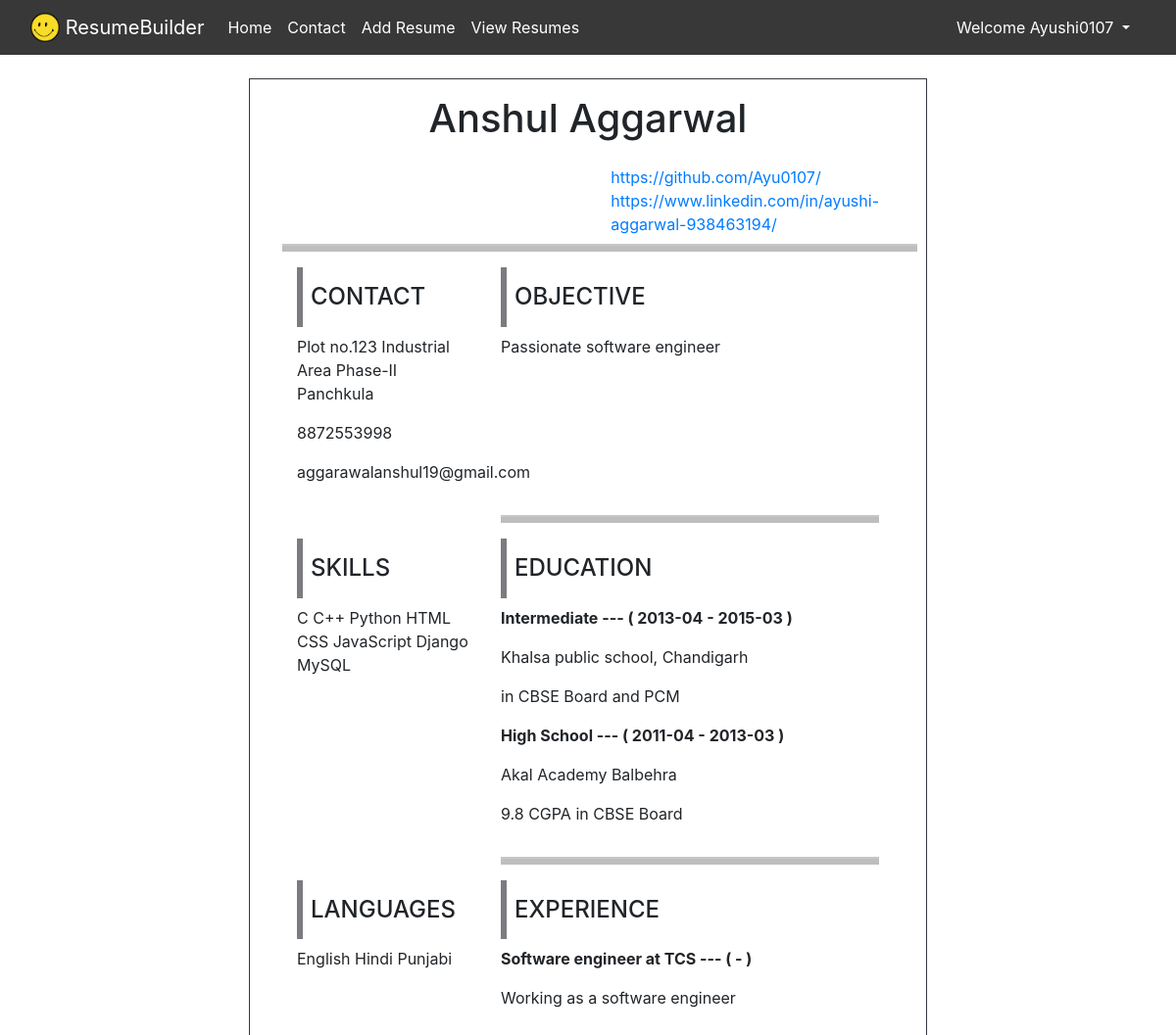
/2/ (signed in), run on the app's committed database.
### resumeBuilder/models.py (models this page shows)
class Profile(models.Model):
    name = models.CharField(max_length=100)
    objective = models.CharField(max_length=200, blank=True)
    address = models.CharField(max_length=200)
    phoneno = models.CharField(max_length=12)
    email = models.EmailField(max_length=100)
    github = models.URLField(blank=True)
    linkedin = models.URLField(blank=True)
    university1 = models.CharField(max_length=100, blank=True)
    degree1 = models.CharField(max_length=50, blank=True)
    stream1 = models.CharField(max_length=100, blank=True)
    currentYear1 = models.CharField(max_length=50, blank=True)
    univStartingYear1 = models.CharField(max_length=20, blank=True)
    univPassingYear1 = models.CharField(max_length=20, blank=True)
    univResult1 = models.CharField(max_length=20, blank=True)
    university2 = models.CharField(max_length=100, blank=True)
    degree2 = models.CharField(max_length=50, blank=True)
    stream2 = models.CharField(max_length=100, blank=True)
    currentYear2 = models.CharField(max_length=50, blank=True)
    univStartingYear2 = models.CharField(max_length=20, blank=True)
    univPassingYear2 = models.CharField(max_length=20, blank=True)
    univResult2 = models.CharField(max_length=20, blank=True)
    intermediateSchool = models.CharField(max_length=100, blank=True)
    intermediateSubjects = models.CharField(max_length=100, blank=True)
    intermediateStartingYear = models.CharField(max_length=20, blank=True)
    intermediatePassingYear = models.CharField(max_length=20, blank=True)
    intermediateMarks = models.CharField(max_length=15, blank=True)
    highSchool = models.CharField(max_length=100, blank=True)
    highSchoolSubjects = models.CharField(max_length=100, blank=True)
    highSchoolStartingYear = models.CharField(max_length=20, blank=True)
    highSchoolPassingYear = models.CharField(max_length=20, blank=True)
    highSchoolMarks = models.CharField(max_length=15, blank=True)
    jobTitle1 = models.CharField(max_length=100, blank=True)
    jobStartDate1 = models.CharField(max_length=20, blank=True)
    jobEndDate1 = models.CharField(max_length=20, blank=True)
    jobDescription1 = models.CharField(max_length=100, blank=True)
    jobTitle2 = models.CharField(max_length=100, blank=True)
    jobStartDate2 = models.CharField(max_length=20, blank=True)
    jobEndDate2 = models.CharField(max_length=20, blank=True)
    jobDescription2 = models.CharField(max_length=100, blank=True)
    jobTitle3 = models.CharField(max_length=100, blank=True)
    jobStartDate3 = models.CharField(max_length=20, blank=True)
    jobEndDate3 = models.CharField(max_length=20, blank=True)
    jobDescription3 = models.CharField(max_length=100, blank=True)
    jobTitle4 = models.CharField(max_length=100, blank=True)
    jobStartDate4 = models.CharField(max_length=20, blank=True)
    jobEndDate4 = models.CharField(max_length=20, blank=True)
    jobDescription4 = models.CharField(max_length=100, blank=True)
    jobTitle5 = models.CharField(max_length=100, blank=True)
    jobStartDate5 = models.CharField(max_length=20, blank=True)
    jobEndDate5 = models.CharField(max_length=20, blank=True)
    jobDescription5 = models.CharField(max_length=100, blank=True)
    projectTitle1 = models.CharField(max_length=100, blank=True)
    projectStartDate1 = models.CharField(max_length=20, blank=True)
    projectEndDate1 = models.CharField(max_length=20, blank=True)
    projectDescription1 = models.CharField(max_length=100, blank=True)
    projectTitle2 = models.CharField(max_length=100, blank=True)
    projectStartDate2 = models.CharField(max_length=20, blank=True)
    projectEndDate2 = models.CharField(max_length=20, blank=True)
    projectDescription2 = models.CharField(max_length=100, blank=True)
    projectTitle3 = models.CharField(max_length=100, blank=True)
    projectStartDate3 = models.CharField(max_length=20, blank=True)
    projectEndDate3 = models.CharField(max_length=20, blank=True)
    projectDescription3 = models.CharField(max_length=100, blank=True)
    projectTitle4 = models.CharField(max_length=100, blank=True)
    projectStartDate4 = models.CharField(max_length=20, blank=True)
    projectEndDate4 = models.CharField(max_length=20, blank=True)
    projectDescription4 = models.CharField(max_length=100, blank=True)
    projectTitle5 = models.CharField(max_length=100, blank=True)
    projectStartDate5 = models.CharField(max_length=20, blank=True)
    projectEndDate5 = models.CharField(max_length=20, blank=True)
    projectDescription5 = models.CharField(max_length=100, blank=True)
    skillDetail = models.CharField(max_length=200)
    languageDetail = models.CharField(max_length=200)
    areaOfInterest = models.CharField(max_length=100, blank=True)
    extracurricularDetail = models.CharField(max_length=100, blank=True)

### resumeBuilder/views.py (the view)
# urls.py: path('<int:id>/', views.viewResume, name="viewResume"),
def viewResume(request, id):
    user_profile = Profile.objects.get(pk=id)
    return render(request, "viewResume.html", {'user_profile':user_profile})

### templates/viewResume.html (shortened to what this page needs)
{% extends 'base.html' %}
{% block body %}
{% load static %}
<div class=" pt-4 pl-5 pr-5 ml-5 mr-5 pb-4">
<div class="row">
<div class="col-md-2">
</div>
<div class="col-md-8 border border-dark px-5 ">
<div class="row">
    <h2 class=" h1 text-center py-3"> {{user_profile.name}}</h2>
<div class="col">
    </div>
<div class="col">
    </div>
    <div class="col align-self-end pb-2">
    <a href={{user_profile.github}}> {{user_profile.github}}</a> <br>
    <a href={{user_profile.linkedin}}> {{user_profile.linkedin}}</a>
    </div>
    <hr class="hl">
  <div class="col-sm-4">
  <h4 class="py-3 vl px-2">CONTACT</h4>
  <p>{{user_profile.address}}</p>
  <p>{{user_profile.phoneno}}</p>
  <p>{{user_profile.email}}</p>
  </div>
  <div class="col-sm-8">
  <h4 class="py-3 vl px-2">OBJECTIVE</h4>
  <p>{{user_profile.objective}}</p>
  <br>
  </div>
</div>
<div class="row">
  <div class="col-sm-4">
  <h4 class="py-3 vl px-2">SKILLS</h4>
  <p>{{user_profile.skillDetail}}</p>
  </div>
  <div class="col-sm-8">
  {% if user_profile.university1 or user_profile.university2 or  user_profile.intermediateSchool or user_profile.highSchool %}
  <hr class="hl">
  <h4 class="py-3 vl px-2">EDUCATION</h4>
  {% if user_profile.intermediateSchool %}
  <p class="font-weight-bold"> Intermediate --- ( {{user_profile.intermediateStartingYear}} - {{user_profile.intermediatePassingYear}} )</p>
  <p> {{user_profile.intermediateSchool}} </p>
  <p> {{user_profile.intermediateMarks}} in {{user_profile.intermediateSubjects}} </p>
  {% endif %}
  {% if user_profile.highSchool %}
  <p class="font-weight-bold"> High School --- ( {{user_profile.highSchoolStartingYear}} - {{user_profile.highSchoolPassingYear}} )</p>
  <p> {{user_profile.highSchool}} </p>
  <p> {{user_profile.highSchoolMarks}} in {{user_profile.highSchoolSubjects}} </p>
  {% endif %}
  {% endif %}
  </div>
</div>
<div class="row">
  <div class="col-sm-4">
  <h4 class="py-3 vl px-2">LANGUAGES</h4>
  <p>{{user_profile.languageDetail}}</p>
  </div>
  <div class="col-sm-8">
  {% if user_profile.jobTitle1 or  user_profile.jobTitle2 or  user_profile.jobTitle3 or  user_profile.jobTitle4 or  user_profile.jobTitle5 or  user_profile.projectTitle1 or  user_profile.projectTitle2 or  user_profile.projectTitle3 or  user_profile.projectTitle4 or  user_profile.projectTitle5 %}
<hr class="hl">
  <h4 class="py-3 vl px-2">EXPERIENCE</h4>
   {% if user_profile.jobTitle1 %}
  <p class="font-weight-bold">{{user_profile.jobTitle1}} --- ( {{user_profile.jobStartDate1}} - {{user_profile.jobEndDate1}} ) </p>
  <p>{{user_profile.jobDescription1}} </p>
{% endif %}
{% endif %}
  </div>
</div>
<div class="row">
  <div class="col-sm-4">
    </div>
  <div class="col-sm-8">
  </div>
</div>
<div class="row">
  <div class="col-sm-4">
    </div>
<div class="col-sm-8">
  </div>
</div>
</div>
<div class="col-md-2">
</div>
</div>
</div>
{% endblock body %}

### templates/base.html (shortened to what this page needs)
{% load socialaccount %}
<!DOCTYPE html>
<html lang="en">
<head>
    {% load static %}
    <link rel="stylesheet" type="text/css" href="{% static 'style.css' %}">
     <link href="https://cdn.jsdelivr.net/npm/bootstrap@5.0.0-beta3/dist/css/bootstrap.min.css" rel="stylesheet">
  <link rel="stylesheet" href="https://pro.fontawesome.com/releases/v5.10.0/css/all.css"/>
  <link href="//maxcdn.bootstrapcdn.com/bootstrap/4.1.1/css/bootstrap.min.css" rel="stylesheet" id="bootstrap-css">
{% load static %}
<link rel="stylesheet" href="{% static 'css/style.css' %}"
</head>
<body>
    <nav class="navbar navbar-expand-xl navbar-light sticky-top" style="background-color: #383838;">
        <div class="container-fluid">
          <a class="navbar-brand text-white" href="/">
    <img src="{% static '/images/logo.jpg/' %}" width="30" height="30" class="d-inline-block align-top" alt="">
    ResumeBuilder
  </a>
          <div class="collapse navbar-collapse" id="navbarSupportedContent">
            <ul class="navbar-nav me-auto mb-2 mb-lg-0">
              <li class="nav-item">
                <a href="/" class="nav-link navactive {% block home %} {% endblock home %}" aria-current="page">Home</a>
              </li>
              <li class="nav-item">
                <a href="/#Contact"  class="nav-link navactive {% block contact %} {% endblock contact %}" >Contact</a>
              </li>
            {% if not request.user.is_authenticated %}
            </ul>
            <ul class="nav nav-pills justify-content-end ml-auto">
              <li class="nav-item dropdown">
                <a class="nav-link dropdown-toggle navactive" href="#" id="navbarDropdown" role="button" data-bs-toggle="dropdown" aria-expanded="false">
                  Hello User! Signup or Login
                </a>
                <ul class="dropdown-menu" aria-labelledby="navbarDropdown">
                  <li><a class="dropdown-item" href="/signup">SIGNUP</a></li>
                  <li><hr class="dropdown-divider"></li>
                  <li><a class="dropdown-item" href="/login">LOGIN</a></li>
                </ul>
              </li>
            </ul>
            {% else %}
            <li class="nav-item">
              <a class="nav-link navactive {% block addResume %} {% endblock addResume %}" href="/addResume">Add Resume</a>
            </li>
            <li class="nav-item">
              <a class="nav-link navactive {% block viewResume %} {% endblock viewResume %}" href="/listResume">View Resumes</a>
            </li>
            </ul>
          <ul class="nav nav-pills justify-content-end ml-auto">
            <li class="nav-item dropdown">
                <a class="nav-link dropdown-toggle navactive" href="#" id="navbarDropdown" role="button" data-bs-toggle="dropdown" aria-expanded="false">
                  Welcome {{user.username}}
                </a>
              </li>
              </ul>
            {% endif %}
          </div>
        </div>
      </nav>
      {% block body %}
      {% endblock body %}
</body>
</html>

### static/css/style.css (style rules this page uses)
.navactive { color: white !important; }
.vl { border-left: 6px solid rgb(123, 123, 128); height: auto; }
.hl { border-bottom: 6px solid black; }

### data on the page
Profile: name "Anshul Aggarwal", github "https://github.com/Ayu0107/", linkedin "https://www.linkedin.com/in/ayushi-aggarwal-938463194/", address "Plot no.123 Industrial Area Phase-II Panchkula", phoneno "8872553998", email "aggarawalanshul19@gmail.com", objective "Passionate software engineer", skillDetail "C C++ Python HTML CSS JavaScript Django MySQL", intermediateStartingYear "2013-04", intermediatePassingYear "2015-03", intermediateSchool "Khalsa public school, Chandigarh", intermediateSubjects "CBSE Board and PCM", highSchoolStartingYear "2011-04", highSchoolPassingYear "2013-03", highSchool "Akal Academy Balbehra", highSchoolMarks "9.8 CGPA", highSchoolSubjects "CBSE Board", languageDetail "English Hindi Punjabi", jobTitle1 "Software engineer at TCS", jobDescription1 "Working as a software engineer"

### other printed values
{{ user.username }} "Ayushi0107"
